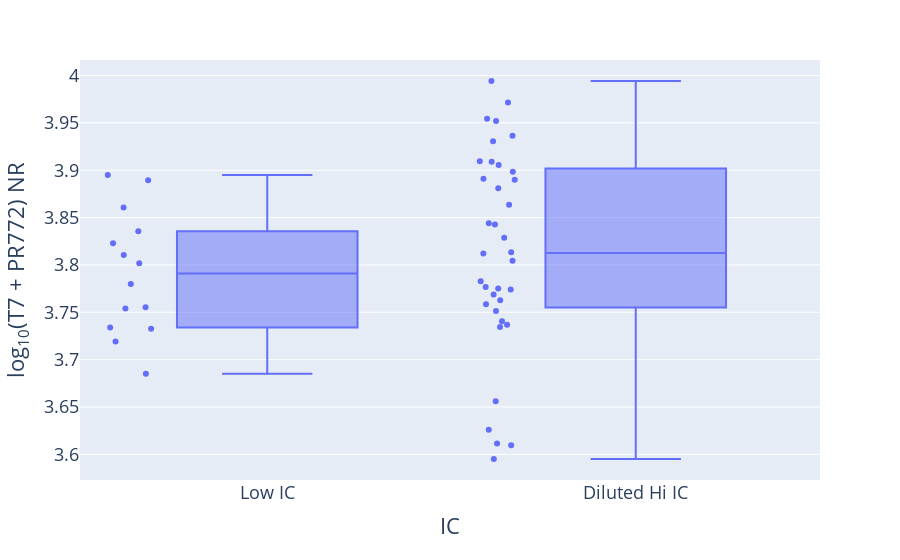

This figure's notebook cell:
### Markdown cell above
### T-test stats in log10 space

### Code cell
merged_recent = merged_with_new_neg[(merged_with_new_neg['Run Date'] > '2019-12-10') 
                                    & (merged_with_new_neg['Neg Ctrl Matrix'] == 'New')]
merged_recent = merged_recent.replace({'Low IC - New Neg Ctrl': 'Low IC'})
merged_recent['IC_2'] = merged_recent['IC'].copy()
merged_recent.loc[merged_recent['Batch ID'].isin(['200127B03', '200128B01']), 'IC_2'] = 'Diluted Hi IC Run 2'
fig = px.box(
    merged_recent, y='Log10 T7 + PR772 NR (Composition File)',
    x='IC', hover_data=['T7 + PR772 NR (Composition File)', 'Accession', 'Sample Name', 'Batch ID', 'Run Date'], points='all',
    labels={'Log10 T7 + PR772 NR (Composition File)': 'log<sub>10</sub>(T7 + PR772) NR',
            'T7 + PR772 NR (Composition File)': 'T7 + PR772 NR'})
fig.update_layout(font=dict(size=18), height=600)
fig.show()
# fig.write_html('plots/Diluted_Hi_IC_vs_Low_IC.html')

### Figure 1 — Plotly figure (JSON) as saved in the notebook; plotly's stock layout.template omitted (floating-point values rounded to 4 significant figures; data arrays with more than 128 entries replaced by an {"elided": "..."} marker saying what was removed)
{"data": [{"alignmentgroup": "True", "boxpoints": "all", "customdata": {"elided": "50x5 mixed values"}, "hoverlabel": {"namelength": 0}, "hovertemplate": "IC=%{x}<br>log<sub>10</sub>(T7 + PR772) NR=%{y}<br>T7 + PR772 NR=%{customdata[0]}<br>Accession=%{customdata[1]}<br>Sample Name=%{customdata[2]}<br>Batch ID=%{customdata[3]}<br>Run Date=%{customdata[4]}", "legendgroup": "", "marker": {"color": "#636efa"}, "name": "", "notched": false, "offsetgroup": "", "orientation": "v", "showlegend": false, "type": "box", "x": ["Low IC", "Low IC", "Low IC", "Low IC", "Low IC", "Low IC", "Low IC", "Low IC", "Low IC", "Low IC", "Low IC", "Low IC", "Low IC", "Low IC", "Diluted Hi IC", "Diluted Hi IC", "Diluted Hi IC", "Diluted Hi IC", "Diluted Hi IC", "Diluted Hi IC", "Diluted Hi IC", "Diluted Hi IC", "Diluted Hi IC", "Diluted Hi IC", "Diluted Hi IC", "Diluted Hi IC", "Diluted Hi IC", "Diluted Hi IC", "Diluted Hi IC", "Diluted Hi IC", "Diluted Hi IC", "Diluted Hi IC", "Diluted Hi IC", "Diluted Hi IC", "Diluted Hi IC", "Diluted Hi IC", "Diluted Hi IC", "Diluted Hi IC", "Diluted Hi IC", "Diluted Hi IC", "Diluted Hi IC", "Diluted Hi IC", "Diluted Hi IC", "Diluted Hi IC", "Diluted Hi IC", "Diluted Hi IC", "Diluted Hi IC", "Diluted Hi IC", "Diluted Hi IC", "Diluted Hi IC"], "x0": " ", "xaxis": "x", "y": [3.78, 3.754, 3.733, 3.734, 3.823, 3.685, 3.755, 3.895, 3.719, 3.802, 3.81, 3.889, 3.836, 3.861, 3.611, 3.61, 3.656, 3.595, 3.626, 3.783, 3.812, 3.735, 3.774, 3.758, 3.751, 3.804, 3.737, 3.763, 3.813, 3.844, 3.769, 3.777, 3.952, 3.954, 3.971, 3.881, 3.909, 3.741, 3.909, 3.843, 3.905, 3.994, 3.891, 3.931, 3.775, 3.936, 3.898, 3.89, 3.864, 3.829], "y0": " ", "yaxis": "y"}], "layout": {"autosize": true, "boxmode": "group", "font": {"size": 18}, "legend": {"tracegroupgap": 0}, "margin": {"t": 60}, "xaxis": {"anchor": "y", "autorange": true, "domain": [0, 1], "range": [-0.506, 1.5], "title": {"text": "IC"}, "type": "category"}, "yaxis": {"anchor": "x", "autorange": true, "domain": [0, 1], "range": [3.573, 4.016], "title": {"text": "log<sub>10</sub>(T7 + PR772) NR"}, "type": "linear"}}}
